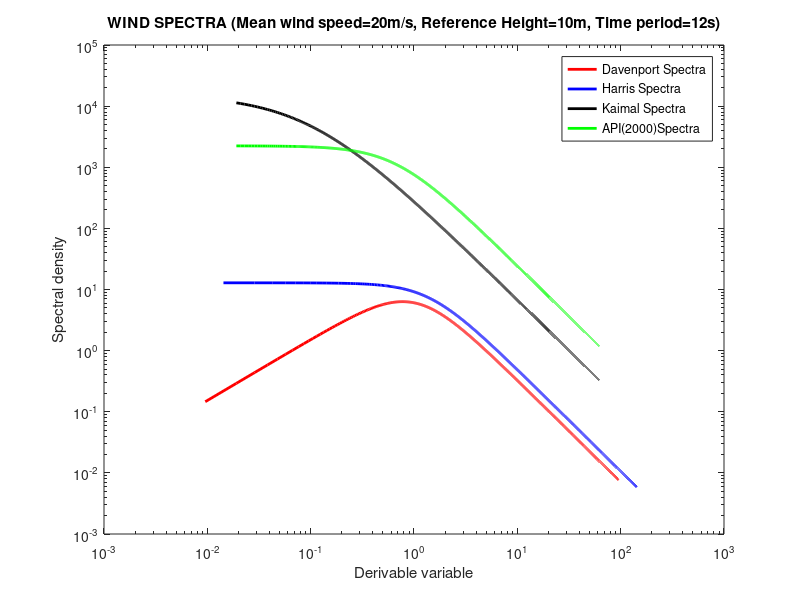

Here is the MATLAB script that generated this plot:
%%wind spectra plot---- spectral density versus theta
%%davenport spectrum
um=20; %mean wind speed at a height of 10 m
del=0.001; %surface drag coefficient
lu=1200; %integral length for davenport spectrum in m
w=0.001:0.001:10; %frequency is the varying component
theta=(w*lu)/(2*pi*um);
a=4*((theta).^2);
b=(1+(theta.^2)).^(4/3);
x=a./b;
y=(x*del*(um^2));
su=y./w;
%%harris spectrum
um=20; %mean wind speed at aheight of 10 m
del=0.001; %surface drag coefficient
lu=1800; %integral length for harris spectrum in m
w=0.001:0.001:10; %frequency is the varying component
theta1=(w*lu)/(2*pi*um);
a=4*theta1;
b=(2+(theta1.^2)).^(5/6);
x=a./b;
y=x*del*(um^2);
su1=y./w;
%%Kaimal spectrum
t=12; %time period in seconds
w=0.01:0.001:100; %frequency is the varying component
wp=(2*pi)/t; %frequency in radians per second
z=10; %reference height is 10 m
zs=20; %the surface height usually taken as 20 m
uz=(wp*z)/0.025;
if z<=zs
sigma=0.15*uz*((zs/z)^0.125);
else
sigma=0.15*uz*((zs/z)^0.275);
end
theta2=w./wp;
a=6.8*theta2;
b=(1+(10.2*theta2)).^(5/3);
x=a./b;
y=x.*(sigma^2);
su2=y./w;
%%API(2000) spectrum
t=12; %time period in seconds
w=0.01:0.001:100; %frequency is the varying component
wp=(2*pi)/t; %frequency in radians per second
z=10; %reference height is 10 m
zs=20; %the surface height usually taken as 20 m
uz=(wp*z)/0.025;
if z<=zs
sigma=0.15*uz*((zs/z)^0.125);
else
sigma=0.15*uz*((zs/z)^0.275);
end
theta3=w./wp;
b=1+(1.5*(theta3)).^(5/3);
x=theta3./b;
y=x.*(sigma^2);
su3=y./w;
loglog(theta,su,'r','linewidth',2);%Davenport Spectrum
hold on;
loglog(theta1,su1,'b','linewidth',2);%Harris spectrum
hold on;
loglog(theta2,su2,'k', 'linewidth',2);%Kaimal
hold on;
loglog(theta3,su3,'g','linewidth',2);
xlabel('Derivable variable');
ylabel('Spectral density');
title('WIND SPECTRA (Mean wind speed=20m/s, Reference Height=10m, Time period=12s)');
legend('Davenport Spectra','Harris Spectra','Kaimal Spectra','API(2000)Spectra');
